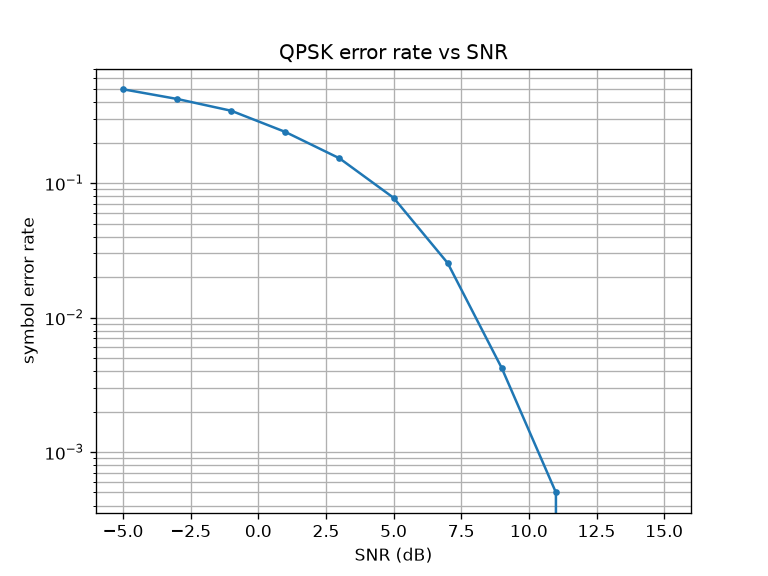

Source code (Python):
# BER (Bit Error Rate)
import matplotlib.pyplot as plt
import numpy as np

num_symbols = 10000

x_int = np.random.randint(0, 4, num_symbols)
x_degrees = x_int * 360 / 4.0 + 45
x_radians = x_degrees * np.pi / 180.0
x_symbols = np.cos(x_radians) + 1j * np.sin(x_radians)

snr_db_list = np.arange(-5, 16, 2)  # Scan -5 to 15 dB, 2 dB intervals.
ber_list = []

for snr_db in snr_db_list:
    noise_power = 10 ** (-snr_db / 10)
    noise = (np.random.randn(num_symbols) + 1j * np.random.randn(num_symbols)) / np.sqrt(2) * np.sqrt(noise_power)
    r = x_symbols + noise

    # decide which quadrant each received point falls in
    r_degrees = np.angle(r, deg=True) % 360
    x_int_hat = np.floor(r_degrees / 90).astype(int)

    num_errors = np.sum(x_int_hat != x_int)
    ber = num_errors / num_symbols
    ber_list.append(ber)
    print(f"SNR = {snr_db} dB, errors = {num_errors}, BER = {ber}")

plt.semilogy(snr_db_list, ber_list, '.-')
plt.xlabel("SNR (dB)")
plt.ylabel("symbol error rate")
plt.title("QPSK error rate vs SNR")
plt.grid(True, which='both')
plt.savefig("d26_ber.png", dpi=120)
print("saved")
